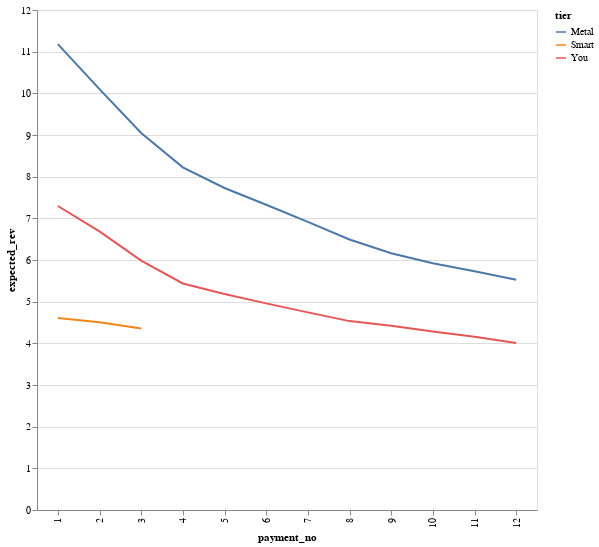

Here is the notebook cell this chart was saved with:
### Code cell
df = pd.read_csv("data.csv")

price = {"Metal": 16.90, "Smart": 4.90, "You": 9.90}

df["price"] = df["tier"].map(price)

df = df.groupby(["payment_no", "tier", "price"]).agg("sum").reset_index()
df["expected_rev"] = df["price"] * df["paid"] / df["users"]

alt.Chart(df).mark_line().encode(
    x=alt.X("payment_no:N"), y=alt.Y("expected_rev:Q"), color="tier:N"
).properties(width=500, height=500)

### Figure 1 — Vega-Lite specification as saved in the notebook (floating-point values rounded to 4 significant figures)
{"config": {"view": {"continuousWidth": 400, "continuousHeight": 300}}, "data": {"name": "data-0273bc9a8cec631f143e0a75ad5b2078"}, "mark": "line", "encoding": {"color": {"type": "nominal", "field": "tier"}, "x": {"type": "nominal", "field": "payment_no"}, "y": {"type": "quantitative", "field": "expected_rev"}}, "height": 500, "width": 500, "$schema": "https://vega.github.io/schema/vega-lite/v4.8.1.json", "datasets": {"data-0273bc9a8cec631f143e0a75ad5b2078": [{"payment_no": 1, "tier": "Metal", "price": 16.9, "users": 78496, "paid": 51930, "expected_rev": 11.18}, {"payment_no": 1, "tier": "Smart", "price": 4.9, "users": 8106, "paid": 7623, "expected_rev": 4.608}, {"payment_no": 1, "tier": "You", "price": 9.9, "users": 66979, "paid": 49362, "expected_rev": 7.296}, {"payment_no": 2, "tier": "Metal", "price": 16.9, "users": 74630, "paid": 44599, "expected_rev": 10.1}, {"payment_no": 2, "tier": "Smart", "price": 4.9, "users": 5675, "paid": 5219, "expected_rev": 4.506}, {"payment_no": 2, "tier": "You", "price": 9.9, "users": 65279, "paid": 44087, "expected_rev": 6.686}, {"payment_no": 3, "tier": "Metal", "price": 16.9, "users": 68447, "paid": 36649, "expected_rev": 9.049}, {"payment_no": 3, "tier": "Smart", "price": 4.9, "users": 1853, "paid": 1647, "expected_rev": 4.355}, {"payment_no": 3, "tier": "You", "price": 9.9, "users": 62162, "paid": 37572, "expected_rev": 5.984}, {"payment_no": 4, "tier": "Metal", "price": 16.9, "users": 61795, "paid": 30070, "expected_rev": 8.224}, {"payment_no": 4, "tier": "You", "price": 9.9, "users": 58449, "paid": 32102, "expected_rev": 5.437}, {"payment_no": 5, "tier": "Metal", "price": 16.9, "users": 55553, "paid": 25404, "expected_rev": 7.728}, {"payment_no": 5, "tier": "You", "price": 9.9, "users": 54379, "paid": 28478, "expected_rev": 5.185}, {"payment_no": 6, "tier": "Metal", "price": 16.9, "users": 49197, "paid": 21323, "expected_rev": 7.325}, {"payment_no": 6, "tier": "You", "price": 9.9, "users": 50773, "paid": 25435, "expected_rev": 4.959}, {"payment_no": 7, "tier": "Metal", "price": 16.9, "users": 44361, "paid": 18154, "expected_rev": 6.916}, {"payment_no": 7, "tier": "You", "price": 9.9, "users": 47408, "paid": 22712, "expected_rev": 4.743}, {"payment_no": 8, "tier": "Metal", "price": 16.9, "users": 39902, "paid": 15330, "expected_rev": 6.493}, {"payment_no": 8, "tier": "You", "price": 9.9, "users": 44119, "paid": 20203, "expected_rev": 4.533}, {"payment_no": 9, "tier": "Metal", "price": 16.9, "users": 35451, "paid": 12925, "expected_rev": 6.162}, {"payment_no": 9, "tier": "You", "price": 9.9, "users": 39885, "paid": 17816, "expected_rev": 4.422}, {"payment_no": 10, "tier": "Metal", "price": 16.9, "users": 31853, "paid": 11159, "expected_rev": 5.921}, {"payment_no": 10, "tier": "You", "price": 9.9, "users": 36023, "paid": 15579, "expected_rev": 4.281}, {"payment_no": 11, "tier": "Metal", "price": 16.9, "users": 28548, "paid": 9678, "expected_rev": 5.729}, {"payment_no": 11, "tier": "You", "price": 9.9, "users": 32652, "paid": 13719, "expected_rev": 4.16}, {"payment_no": 12, "tier": "Metal", "price": 16.9, "users": 24833, "paid": 8118, "expected_rev": 5.525}, {"payment_no": 12, "tier": "You", "price": 9.9, "users": 28480, "paid": 11528, "expected_rev": 4.007}]}}
